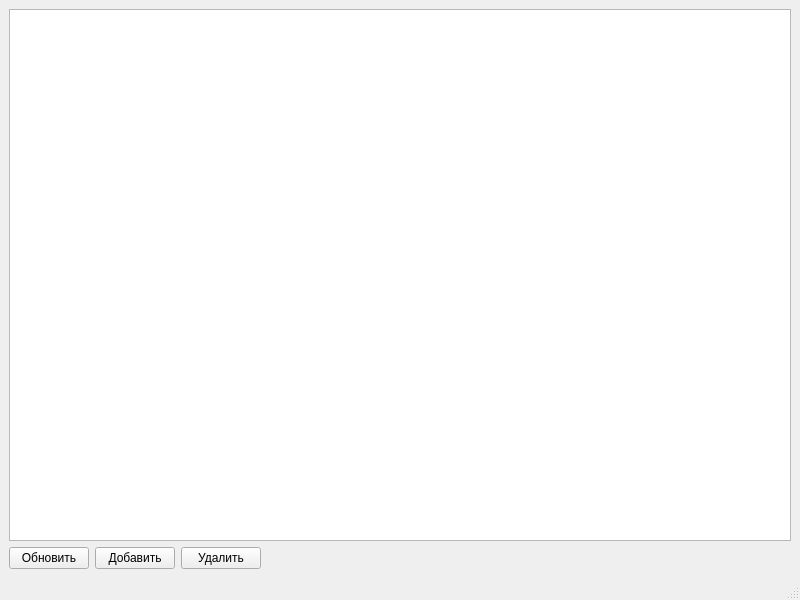
<?xml version="1.0" encoding="UTF-8"?>
<ui version="4.0">
 <class>MainWindow</class>
 <widget class="QMainWindow" name="MainWindow">
  <property name="geometry">
   <rect>
    <x>0</x>
    <y>0</y>
    <width>800</width>
    <height>600</height>
   </rect>
  </property>
  <property name="windowTitle">
   <string>MainWindow</string>
  </property>
  <widget class="QWidget" name="centralwidget">
   <layout class="QGridLayout" name="gridLayout">
    <item row="1" column="0">
     <widget class="QPushButton" name="btnRefresh">
      <property name="text">
       <string>Обновить</string>
      </property>
     </widget>
    </item>
    <item row="1" column="1">
     <widget class="QPushButton" name="dbAdd">
      <property name="text">
       <string>Добавить</string>
      </property>
     </widget>
    </item>
    <item row="1" column="2">
     <widget class="QPushButton" name="btnRemove">
      <property name="text">
       <string>Удалить</string>
      </property>
     </widget>
    </item>
    <item row="1" column="3">
     <spacer name="horizontalSpacer">
      <property name="orientation">
       <enum>Qt::Horizontal</enum>
      </property>
      <property name="sizeHint" stdset="0">
       <size>
        <width>521</width>
        <height>20</height>
       </size>
      </property>
     </spacer>
    </item>
    <item row="0" column="0" colspan="4">
     <widget class="QTableView" name="tableView"/>
    </item>
   </layout>
  </widget>
  <widget class="QMenuBar" name="menubar">
   <property name="geometry">
    <rect>
     <x>0</x>
     <y>0</y>
     <width>800</width>
     <height>22</height>
    </rect>
   </property>
  </widget>
  <widget class="QStatusBar" name="statusbar"/>
 </widget>
 <resources/>
 <connections/>
</ui>
